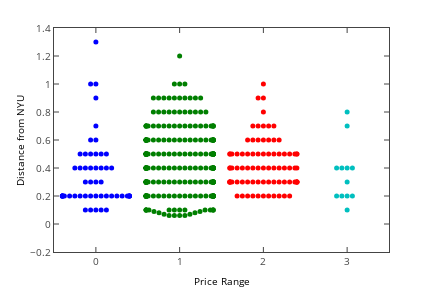

The notebook cell this image was saved under:
### Markdown cell above
### Correlation between restaurant prices and distances from NYU

### Code cell
ax = sns.swarmplot(x="Price Range", y="Distance from NYU", data=df)
fig_mpl = ax.get_figure()
iplot_mpl(fig_mpl)

### Figure 1 — Plotly figure (JSON) as saved in the notebook; plotly's stock layout.template omitted (floating-point values rounded to 4 significant figures; data arrays with more than 128 entries replaced by an {"elided": "..."} marker saying what was removed)
{"data": [{"marker": {"color": ["rgba(0,0,255,1.0)", "rgba(0,0,255,1.0)", "rgba(0,0,255,1.0)", "rgba(0,0,255,1.0)", "rgba(0,0,255,1.0)", "rgba(0,0,255,1.0)", "rgba(0,0,255,1.0)", "rgba(0,0,255,1.0)", "rgba(0,0,255,1.0)", "rgba(0,0,255,1.0)", "rgba(0,0,255,1.0)", "rgba(0,0,255,1.0)", "rgba(0,0,255,1.0)", "rgba(0,0,255,1.0)", "rgba(0,0,255,1.0)", "rgba(0,0,255,1.0)", "rgba(0,0,255,1.0)", "rgba(0,0,255,1.0)", "rgba(0,0,255,1.0)", "rgba(0,0,255,1.0)", "rgba(0,0,255,1.0)", "rgba(0,0,255,1.0)", "rgba(0,0,255,1.0)", "rgba(0,0,255,1.0)", "rgba(0,0,255,1.0)", "rgba(0,0,255,1.0)", "rgba(0,0,255,1.0)", "rgba(0,0,255,1.0)", "rgba(0,0,255,1.0)", "rgba(0,0,255,1.0)", "rgba(0,0,255,1.0)", "rgba(0,0,255,1.0)", "rgba(0,0,255,1.0)", "rgba(0,0,255,1.0)", "rgba(0,0,255,1.0)", "rgba(0,0,255,1.0)", "rgba(0,0,255,1.0)", "rgba(0,0,255,1.0)", "rgba(0,0,255,1.0)", "rgba(0,0,255,1.0)", "rgba(0,0,255,1.0)", "rgba(0,0,255,1.0)", "rgba(0,0,255,1.0)", "rgba(0,0,255,1.0)", "rgba(0,0,255,1.0)", "rgba(0,0,255,1.0)", "rgba(0,0,255,1.0)", "rgba(0,0,255,1.0)", "rgba(0,0,255,1.0)", "rgba(0,0,255,1.0)", "rgba(0,0,255,1.0)", "rgba(0,0,255,1.0)"], "line": {"color": "rgba(38,38,38,1.0)", "width": 0}, "size": 5, "symbol": "dot"}, "mode": "markers", "type": "scatter", "x": [0, -0.06272, 0.06272, -0.1254, 0.1254, 0, -0.06272, 0.06272, -0.1254, 0.1254, -0.1882, 0.1882, -0.2509, 0.2509, -0.3136, 0.3136, -0.3763, 0.3763, -0.4, 0.4, -0.4, 0.4, -0.4, 0.4, -0.4, 0.4, -0.4, 0, -0.06272, 0.06272, -0.1254, 0, -0.06272, 0.06272, -0.1254, 0.1254, -0.1882, 0.1882, -0.2509, 0, -0.06272, 0.06272, -0.1254, 0.1254, -0.1882, 0, -0.06272, 0, 0, 0, -0.06272, 0], "xaxis": "x1", "y": [0.1, 0.1, 0.1, 0.1, 0.1, 0.2, 0.2, 0.2, 0.2, 0.2, 0.2, 0.2, 0.2, 0.2, 0.2, 0.2, 0.2, 0.2, 0.2, 0.2, 0.2, 0.2, 0.2, 0.2, 0.2, 0.2, 0.2, 0.3, 0.3, 0.3, 0.3, 0.4, 0.4, 0.4, 0.4, 0.4, 0.4, 0.4, 0.4, 0.5, 0.5, 0.5, 0.5, 0.5, 0.5, 0.6, 0.6, 0.7, 0.9, 1.0, 1.0, 1.3], "yaxis": "y1"}, {"marker": {"color": {"elided": "261 str values"}, "line": {"color": "rgba(38,38,38,1.0)", "width": 0}, "size": 5, "symbol": "dot"}, "mode": "markers", "type": "scatter", "x": {"elided": "261 float values"}, "xaxis": "x1", "y": {"elided": "261 float values"}, "yaxis": "y1"}, {"marker": {"color": ["rgba(255,0,0,1.0)", "rgba(255,0,0,1.0)", "rgba(255,0,0,1.0)", "rgba(255,0,0,1.0)", "rgba(255,0,0,1.0)", "rgba(255,0,0,1.0)", "rgba(255,0,0,1.0)", "rgba(255,0,0,1.0)", "rgba(255,0,0,1.0)", "rgba(255,0,0,1.0)", "rgba(255,0,0,1.0)", "rgba(255,0,0,1.0)", "rgba(255,0,0,1.0)", "rgba(255,0,0,1.0)", "rgba(255,0,0,1.0)", "rgba(255,0,0,1.0)", "rgba(255,0,0,1.0)", "rgba(255,0,0,1.0)", "rgba(255,0,0,1.0)", "rgba(255,0,0,1.0)", "rgba(255,0,0,1.0)", "rgba(255,0,0,1.0)", "rgba(255,0,0,1.0)", "rgba(255,0,0,1.0)", "rgba(255,0,0,1.0)", "rgba(255,0,0,1.0)", "rgba(255,0,0,1.0)", "rgba(255,0,0,1.0)", "rgba(255,0,0,1.0)", "rgba(255,0,0,1.0)", "rgba(255,0,0,1.0)", "rgba(255,0,0,1.0)", "rgba(255,0,0,1.0)", "rgba(255,0,0,1.0)", "rgba(255,0,0,1.0)", "rgba(255,0,0,1.0)", "rgba(255,0,0,1.0)", "rgba(255,0,0,1.0)", "rgba(255,0,0,1.0)", "rgba(255,0,0,1.0)", "rgba(255,0,0,1.0)", "rgba(255,0,0,1.0)", "rgba(255,0,0,1.0)", "rgba(255,0,0,1.0)", "rgba(255,0,0,1.0)", "rgba(255,0,0,1.0)", "rgba(255,0,0,1.0)", "rgba(255,0,0,1.0)", "rgba(255,0,0,1.0)", "rgba(255,0,0,1.0)", "rgba(255,0,0,1.0)", "rgba(255,0,0,1.0)", "rgba(255,0,0,1.0)", "rgba(255,0,0,1.0)", "rgba(255,0,0,1.0)", "rgba(255,0,0,1.0)", "rgba(255,0,0,1.0)", "rgba(255,0,0,1.0)", "rgba(255,0,0,1.0)", "rgba(255,0,0,1.0)", "rgba(255,0,0,1.0)", "rgba(255,0,0,1.0)", "rgba(255,0,0,1.0)", "rgba(255,0,0,1.0)", "rgba(255,0,0,1.0)", "rgba(255,0,0,1.0)", "rgba(255,0,0,1.0)", "rgba(255,0,0,1.0)", "rgba(255,0,0,1.0)", "rgba(255,0,0,1.0)", "rgba(255,0,0,1.0)", "rgba(255,0,0,1.0)", "rgba(255,0,0,1.0)", "rgba(255,0,0,1.0)", "rgba(255,0,0,1.0)", "rgba(255,0,0,1.0)", "rgba(255,0,0,1.0)", "rgba(255,0,0,1.0)", "rgba(255,0,0,1.0)", "rgba(255,0,0,1.0)", "rgba(255,0,0,1.0)"], "line": {"color": "rgba(38,38,38,1.0)", "width": 0}, "size": 5, "symbol": "dot"}, "mode": "markers", "type": "scatter", "x": [2, 1.937, 2.063, 1.875, 2.125, 1.812, 2.188, 1.749, 2.251, 1.686, 2.314, 2, 1.937, 2.063, 1.875, 2.125, 1.812, 2.188, 1.749, 2.251, 1.686, 2.314, 1.624, 2.376, 1.6, 2.4, 1.6, 2.4, 1.6, 2.4, 1.6, 2.4, 2, 1.937, 2.063, 1.875, 2.125, 1.812, 2.188, 1.749, 2.251, 1.686, 2.314, 1.624, 2.376, 1.6, 2.4, 1.6, 2, 1.937, 2.063, 1.875, 2.125, 1.812, 2.188, 1.749, 2.251, 1.686, 2.314, 1.624, 2.376, 1.6, 2.4, 1.6, 2.4, 2, 1.937, 2.063, 1.875, 2.125, 1.812, 2.188, 2, 1.937, 2.063, 1.875, 2.125, 2, 2, 1.937, 2], "xaxis": "x1", "y": [0.2, 0.2, 0.2, 0.2, 0.2, 0.2, 0.2, 0.2, 0.2, 0.2, 0.2, 0.3, 0.3, 0.3, 0.3, 0.3, 0.3, 0.3, 0.3, 0.3, 0.3, 0.3, 0.3, 0.3, 0.3, 0.3, 0.3, 0.3, 0.3, 0.3, 0.3, 0.3, 0.4, 0.4, 0.4, 0.4, 0.4, 0.4, 0.4, 0.4, 0.4, 0.4, 0.4, 0.4, 0.4, 0.4, 0.4, 0.4, 0.5, 0.5, 0.5, 0.5, 0.5, 0.5, 0.5, 0.5, 0.5, 0.5, 0.5, 0.5, 0.5, 0.5, 0.5, 0.5, 0.5, 0.6, 0.6, 0.6, 0.6, 0.6, 0.6, 0.6, 0.7, 0.7, 0.7, 0.7, 0.7, 0.8, 0.9, 0.9, 1.0], "yaxis": "y1"}, {"marker": {"color": ["rgba(0,191,191,1.0)", "rgba(0,191,191,1.0)", "rgba(0,191,191,1.0)", "rgba(0,191,191,1.0)", "rgba(0,191,191,1.0)", "rgba(0,191,191,1.0)", "rgba(0,191,191,1.0)", "rgba(0,191,191,1.0)", "rgba(0,191,191,1.0)", "rgba(0,191,191,1.0)", "rgba(0,191,191,1.0)", "rgba(0,191,191,1.0)"], "line": {"color": "rgba(38,38,38,1.0)", "width": 0}, "size": 5, "symbol": "dot"}, "mode": "markers", "type": "scatter", "x": [3.0, 3.0, 2.937, 3.063, 2.875, 3.0, 3.0, 2.937, 3.063, 2.875, 3.0, 3.0], "xaxis": "x1", "y": [0.1, 0.2, 0.2, 0.2, 0.2, 0.3, 0.4, 0.4, 0.4, 0.4, 0.7, 0.8], "yaxis": "y1"}], "layout": {"autosize": false, "height": 288, "hovermode": "closest", "margin": {"b": 36, "l": 54, "pad": 0, "r": 43, "t": 28}, "showlegend": false, "width": 432, "xaxis1": {"anchor": "y1", "domain": [0, 1], "dtick": 1, "mirror": "ticks", "range": [-0.5, 3.5], "showgrid": false, "showline": true, "side": "bottom", "tick0": 0, "tickfont": {"size": 10}, "tickmode": false, "ticks": "inside", "title": "Price Range", "titlefont": {"color": "#000000", "size": 10}, "type": "linear", "zeroline": false}, "yaxis1": {"anchor": "x1", "domain": [0, 1], "mirror": "ticks", "nticks": 10, "range": [-0.2, 1.4], "showgrid": false, "showline": true, "side": "left", "tickfont": {"size": 10}, "ticks": "inside", "title": "Distance from NYU", "titlefont": {"color": "#000000", "size": 10}, "type": "linear", "zeroline": false}}}
